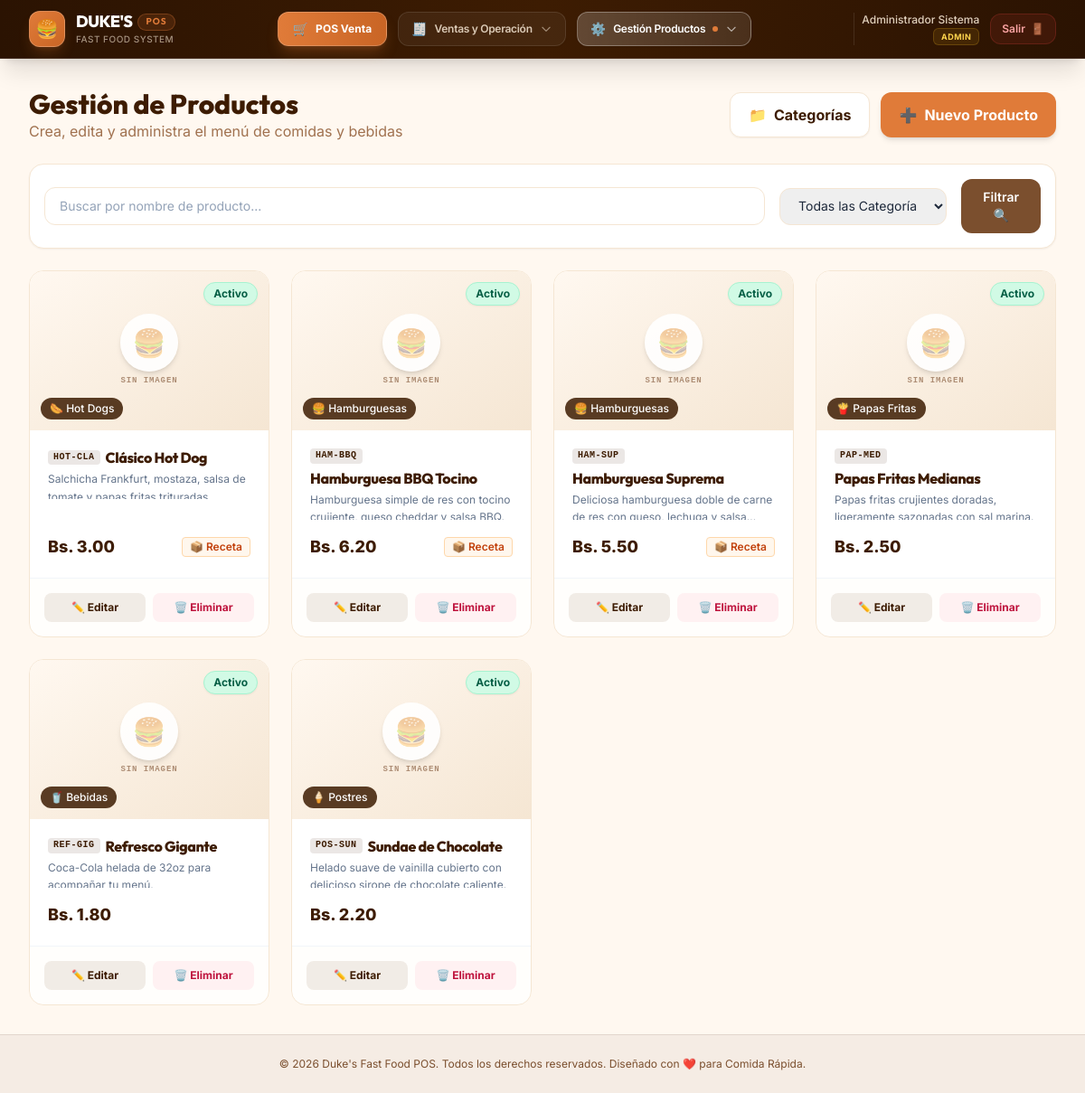
Screenshot of /products (signed in) with the database file from the repository.
### tables this page shows
CREATE TABLE IF NOT EXISTS `products` (
  `id` INT AUTO_INCREMENT PRIMARY KEY,
  `category_id` INT NOT NULL,
  `code` VARCHAR(50) NOT NULL UNIQUE,
  `name` VARCHAR(100) NOT NULL,
  `description` TEXT,
  `price` DECIMAL(10,2) NOT NULL,
  `image` VARCHAR(255) DEFAULT NULL,
  `active` TINYINT(1) DEFAULT 1,
  `use_recipe` TINYINT(1) DEFAULT 0,
  `created_at` TIMESTAMP DEFAULT CURRENT_TIMESTAMP,
  FOREIGN KEY (`category_id`) REFERENCES `categories` (`id`) ON DELETE CASCADE
);

CREATE TABLE IF NOT EXISTS `categories` (
  `id` INT AUTO_INCREMENT PRIMARY KEY,
  `name` VARCHAR(50) NOT NULL,
  `icon` VARCHAR(255) NOT NULL
);

### app/controllers/ProductController.php (called while the page is built, shortened)
<?php
class ProductController {
    public function index() {
        $search = $_GET['search'] ?? '';
        $categoryId = $_GET['category_id'] ?? null;
        $products = Product::all($search, $categoryId);
        $categories = Product::getCategories();
        view('products/index', [
            'products' => $products,
            'categories' => $categories,
            'search' => $search,
            'categoryId' => $categoryId
        ]);
    }
}

### app/models/Product.php (called while the page is built, shortened)
<?php
class Product {
    public static function all($search = '', $categoryId = null) {
        $db = Database::getConnection();
        $query = "SELECT p.*, c.name as category_name, c.icon as category_icon
                  FROM products p
                  JOIN categories c ON p.category_id = c.id WHERE 1=1";
        $params = [];
        $query .= " ORDER BY p.name ASC";
        $stmt = $db->prepare($query);
        $stmt->execute($params);
        return $stmt->fetchAll();
    }
}

### app/views/products/index.php (the view, shortened to what this page needs)
<div class="space-y-6">
    <div class="flex flex-col sm:flex-row sm:items-center sm:justify-between gap-4">
        <div>
            <h1 class="text-3xl font-heading font-extrabold text-coffee-dark">Gestión de Productos</h1>
            <p class="text-coffee-light">Crea, edita y administra el menú de comidas y bebidas</p>
        </div>
        <div class="flex gap-3">
            <a href="<?= BASE_URL ?>/categories" class="inline-flex items-center gap-2 bg-white border border-cream-dark text-coffee-dark hover:bg-cream hover:text-accent px-5 py-3 rounded-xl font-bold shadow-sm transition duration-200">
                <span>📁</span> Categorías
            </a>
            <a href="<?= BASE_URL ?>/products/create" class="inline-flex items-center gap-2 bg-accent hover:bg-accent-dark text-white px-5 py-3 rounded-xl font-bold shadow-md transition duration-200">
                <span>➕</span> Nuevo Producto
            </a>
        </div>
    </div>
    <div class="bg-white p-4 rounded-2xl border border-cream-dark shadow-sm">
        <form method="GET" action="<?= BASE_URL ?>/products" class="flex flex-col md:flex-row gap-4 items-center">
            <div class="w-full md:flex-grow">
                <input type="text" name="search" value="<?= e($search) ?>" placeholder="Buscar por nombre de producto..."
                       class="w-full px-4 py-2.5 rounded-xl border border-cream-dark placeholder-slate-400 focus:outline-none focus:ring-2 focus:ring-accent text-sm">
            </div>
            <div class="w-full md:w-64">
                <select name="category_id" class="w-full px-4 py-2.5 rounded-xl border border-cream-dark focus:outline-none focus:ring-2 focus:ring-accent text-sm">
                    <option value="">Todas las Categorías</option>
                </select>
            </div>
            <div class="w-full md:w-auto">
                <button type="submit" class="w-full bg-coffee-medium hover:bg-coffee-dark text-white font-semibold px-6 py-2.5 rounded-xl transition duration-200 text-sm">
                    Filtrar 🔍
                </button>
            </div>
        </form>
    </div>
    <?php if (empty($products)): ?>
        <div class="bg-white border border-cream-dark rounded-2xl p-12 text-center text-slate-400 shadow-sm">
            <span class="text-5xl block mb-2">🍔</span>
            <p>No se encontraron productos en el sistema.</p>
        </div>
    <?php else: ?>
        <div class="grid grid-cols-1 sm:grid-cols-2 md:grid-cols-3 lg:grid-cols-4 gap-6">
            <?php foreach ($products as $prod): ?>
                <div class="bg-white rounded-2xl border border-cream-dark overflow-hidden flex flex-col justify-between hover-card animate-fade-in">
                    <div class="h-44 bg-cream-dark relative flex items-center justify-center text-slate-400 overflow-hidden">
                        <?php if (!empty($prod['image']) && file_exists(__DIR__ . '/../../../uploads/products/' . $prod['image'])): ?>
                            <img src="<?= BASE_URL ?>/uploads/products/<?= e($prod['image']) ?>" alt="<?= e($prod['name']) ?>" class="w-full h-full object-cover hover:scale-105 transition duration-500">
                        <?php else: ?>
                            <div class="w-full h-full bg-gradient-to-br from-cream to-cream-dark flex flex-col items-center justify-center text-coffee-medium/40 p-4 select-none">
                                <div class="w-16 h-16 rounded-full bg-white/90 flex items-center justify-center shadow-md text-3xl mb-1 transition duration-300 hover:scale-110">🍔</div>
                                <span class="text-[9px] uppercase font-extrabold tracking-widest text-coffee-medium/60 font-mono">Sin Imagen</span>
                            </div>
                        <?php endif; ?>
                        <span class="absolute top-3 right-3 text-xs px-2.5 py-1 rounded-full font-bold shadow-sm <?= $prod['active'] ? 'bg-emerald-100 text-emerald-800 border border-emerald-200' : 'bg-rose-100 text-rose-800 border border-rose-200' ?>">
                            <?= $prod['active'] ? 'Activo' : 'Inactivo' ?>
                        </span>
                        <span class="absolute bottom-3 left-3 bg-coffee-dark/85 backdrop-blur-sm text-white text-xs px-2.5 py-1 rounded-full font-medium">
                            <?= e($prod['category_icon']) ?> <?= e($prod['category_name']) ?>
                        </span>
                    </div>
                    <div class="p-5 flex-grow flex flex-col justify-between">
                        <div class="space-y-1">
                            <h3 class="font-heading font-extrabold text-base text-coffee-dark tracking-tight leading-tight flex flex-wrap items-center gap-1.5">
                                <span class="bg-coffee-dark/10 text-coffee-dark text-[10px] px-1.5 py-0.5 rounded font-mono font-bold tracking-wider uppercase" title="Código de producto"><?= e($prod['code']) ?></span>
                                <span><?= e($prod['name']) ?></span>
                            </h3>
                            <p class="text-xs text-slate-500 line-clamp-2 h-8 leading-relaxed"><?= e($prod['description']) ?></p>
                        </div>
                        <div class="mt-4 flex items-center justify-between">
                            <span class="text-lg font-extrabold text-coffee-dark"><?= formatMoney($prod['price']) ?></span>
                            <?php if ($prod['use_recipe']): ?>
                                <span class="text-xs font-semibold text-orange-700 bg-orange-50 px-2 py-0.5 rounded border border-orange-200 flex items-center gap-1" title="Este producto descuenta materia prima">
                                    📦 Receta
                                </span>
                            <?php endif; ?>
                        </div>
                    </div>
                    <div class="p-4 border-t border-slate-100 bg-cream/20 flex gap-2">
                        <a href="<?= BASE_URL ?>/products/edit?id=<?= $prod['id'] ?>" class="flex-1 text-center bg-coffee-medium/10 hover:bg-coffee-medium/20 text-coffee-dark text-xs font-bold py-2 rounded-lg transition duration-200">
                            ✏️ Editar
                        </a>
                        <form method="POST" action="<?= BASE_URL ?>/products/delete" onsubmit="return confirm('¿Seguro que deseas eliminar este producto?');" class="flex-1">
                            <button type="submit" class="w-full bg-rose-50 hover:bg-rose-100 text-rose-700 text-xs font-bold py-2 rounded-lg transition duration-200">
                                🗑️ Eliminar
                            </button>
                        </form>
                    </div>
                </div>
            <?php endforeach; ?>
        </div>
    <?php endif; ?>
</div>

### rows the page displays
products: shows "SIN IMAGEN", active "Activo", category.icon "🌭", category.name "Hot Dogs", code "HOT-CLA", name "Clásico Hot Dog", description "Salchicha Frankfurt, mostaza, salsa…", price "Bs. 3.00", use_recipe "📦 Receta"
products: image "SIN IMAGEN", active "Activo", category.icon "🍔", category.name "Hamburguesas", code "HAM-BBQ", name "Hamburguesa BBQ Tocino", description "Hamburguesa simple de res con…", price "Bs. 6.20", use_recipe "📦 Receta"
products: shows "SIN IMAGEN", active "Activo", category.icon "🍔", category.name "Hamburguesas", code "HAM-SUP", name "Hamburguesa Suprema", description "Deliciosa hamburguesa doble de…", price "Bs. 5.50", use_recipe "📦 Receta"
products: shows "SIN IMAGEN", active "Activo", category.icon "🍟", category.name "Papas Fritas", code "PAP-MED", name "Papas Fritas Medianas", description "Papas fritas crujientes…", price "Bs. 2.50"
products: image "SIN IMAGEN", active "Activo", category.icon "🥤", category.name "Bebidas", code "REF-GIG", name "Refresco Gigante", description "Coca-Cola helada de 32oz…", price "Bs. 1.80"
products: shows "SIN IMAGEN", active "Activo", category.icon "🍦", category.name "Postres", code "POS-SUN", name "Sundae de Chocolate", description "Helado suave de vainilla cubierto…", price "Bs. 2.20"

### other values shown
$cat['icon'] "🧾"
$cat['title'] "Ventas y Operación"
$cat['icon'] "⚙️"
$activeLabel "Gestión Productos"
$currentUser['full_name'] "Administrador Sistema"
$userRole "ADMIN"
